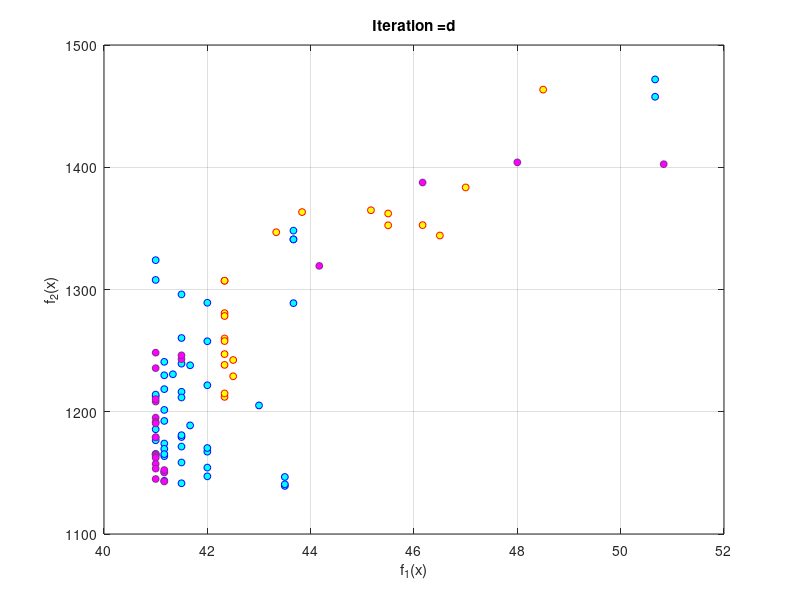

Here is the MATLAB script that generated this plot:
function PlotCosts1()


        Input.spea2=load('spea2.mat');
        Input.nsga2=load('nsga2.mat');
        Input.hybrid=load('hybrid.mat');

        empty_individual.spea2=[];
        empty_individual.nsga2=[];
        empty_individual.hybrid=[];

        pop=repmat(empty_individual,80,1);
       

        temp5=[Input.spea2.Output.Paretolist2];
        for i=1:numel(temp5)
            pop(i).spea2=temp5{i};
        end
        qqq2=[pop.spea2];
        x=qqq2(1,:);
        y=qqq2(2,:);
%         z=qqq2(3,:);
        %plot3(x,y,z,'or','Markersize',15, 'marker' , '^' ,'markerfacecolor','green' , 'markeredgecolor','blue');
        plot(x,y,'or','Markersize',5, 'marker' , 'o' , 'markeredgecolor','blue' , 'markerfacecolor','cyan');
%       plot3(EPC(1,:),EPC(2,:),EPC(3,:),'or','Markersize',5,'markerfacecolor','y');
        title(['Iteration =' 100]);
        xlabel('f_1(x)');
        ylabel('f_2(x)'); 
%         zlabel('f_3(x)');
        grid on
        hold on


        temp1=[Input.nsga2.Output.Paretolist2];
        for i=1:numel(temp1)
            pop(i).nsga2=temp1{i};
        end
        q=[pop.nsga2];
        x=q(1,:);
        y=q(2,:);
%         z=q(3,:);
        %plot3(x,y,z,'or','Markersize',15, 'marker' , '*' ,'markerfacecolor','green' , 'markeredgecolor','green');
        plot(x,y,'or','Markersize',5, 'marker' , 'o' , 'markeredgecolor','red' , 'markerfacecolor','yellow');
%       plot3(EPC(1,:),EPC(2,:),EPC(3,:),'or','Markersize',5,'markerfacecolor','y');
        title(['Iteration =' 100]);
        xlabel('f_1(x)');
        ylabel('f_2(x)'); 
%         zlabel('f_3(x)');
        grid on
        hold on

        temp2=[Input.hybrid.Output.Paretolist2];
        for i=1:numel(temp2)
            pop(i).hybrid=temp2{i};
        end
        qq=[pop.hybrid];
        x=qq(1,:);
        y=qq(2,:);
%         z=qq(3,:);
        %plot3(x,y,z,'or','Markersize',6,'markerfacecolor','blue');
        %plot3(x,y,z,'or','Markersize',12, 'marker' , 'o' ,'markerfacecolor','green' , 'markeredgecolor','red');
        plot(x,y,'or','Markersize',5, 'marker' , 'o' , 'markeredgecolor','#7E2F8E' , 'markerfacecolor','magenta');
        title(['Iteration =' 100]);
        xlabel('f_1(x)');
        ylabel('f_2(x)'); 
%         zlabel('f_3(x)');
        grid on
        hold off

        
end